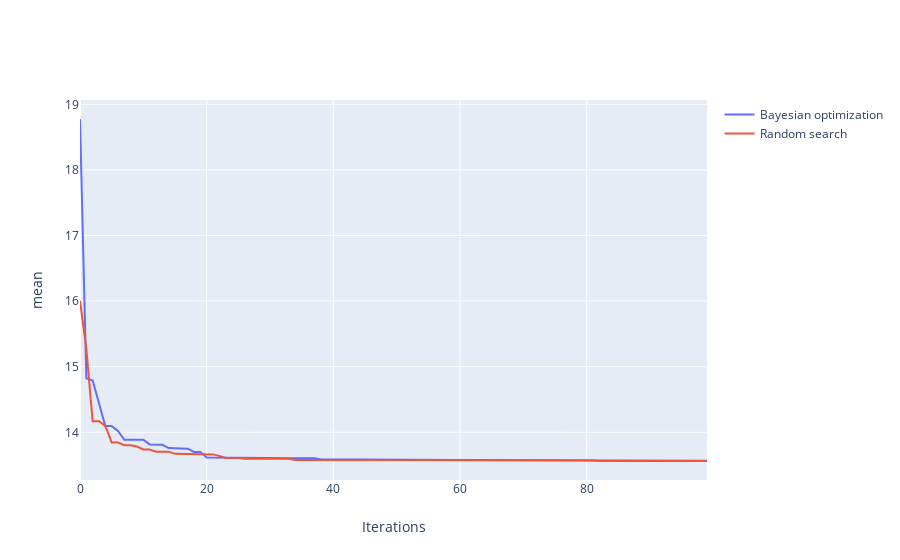

Notebook code cell kept with this figure:
### Code cell
visualize_hopt_exp_results(results_50, show='mean')
